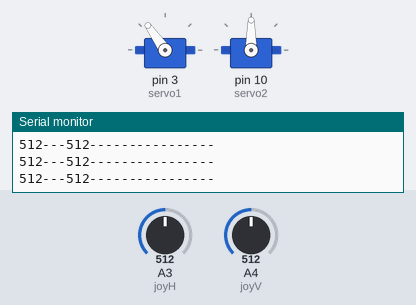
Recording of a sketch running on a simulated Arduino Uno, built with avr-gcc and run on an emulated ATmega328P. Parts: 2 × servo, the last lines printed to the serial monitor. The inputs (shaded band) are chosen by the test bench; at power-on: A3 (joyH) = 512, A4 (joyV) = 512.

Above: at 4.3 s.
4.4 s: A3 (joyH) set to 716
At 5.3 s:
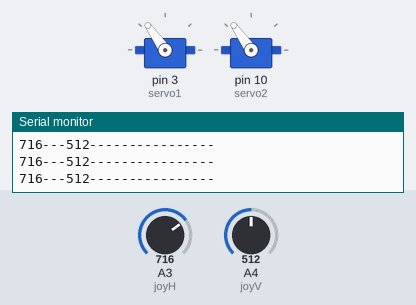
5.9 s: A4 (joyV) set to 716
At 7.1 s:
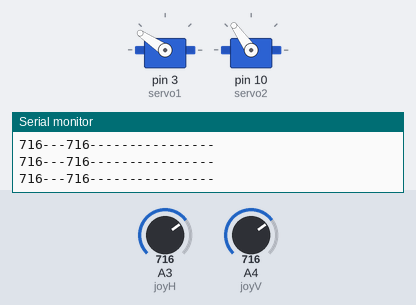
7.4 s: A3 (joyH) set to 900
At 7.7 s:
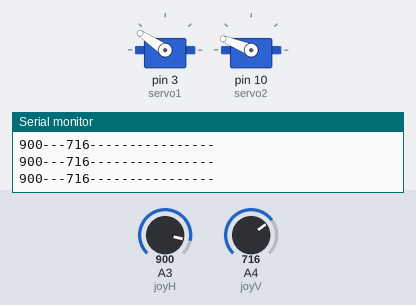
8.9 s: A4 (joyV) set to 900
At 9.6 s:
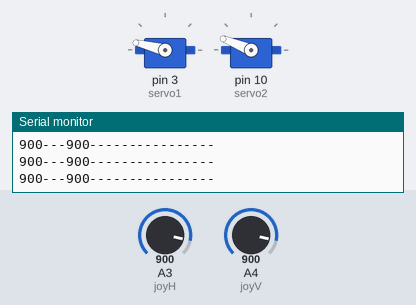
10.4 s: A3 (joyH) set to 1023
At 11.5 s:
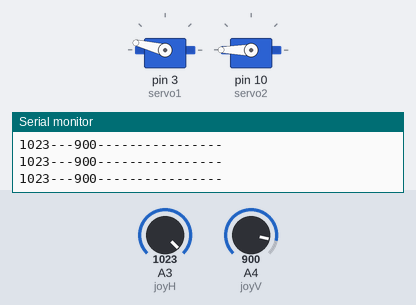
11.9 s: A4 (joyV) set to 1023
At 13.2 s:
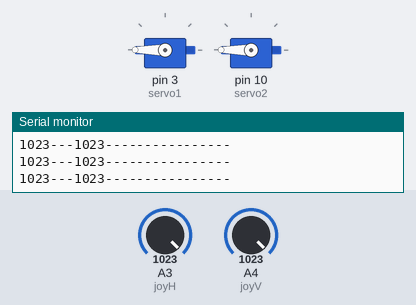
Timing chart, 0 to 14.4 s (numbered marks = the images above; inputs shaded):
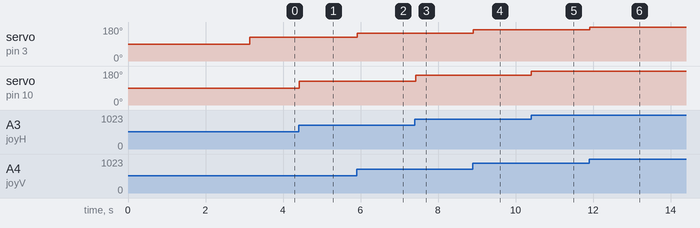

Measured:
- after the input at 4.4 s, servo on pin 10 (servo2): 90° → 125° at once
- after the input at 5.9 s, servo on pin 3 (servo1): 125° → 146° at once
- after the input at 7.4 s, servo on pin 10 (servo2): 125° → 158° at once
- after the input at 8.9 s, servo on pin 3 (servo1): 146° → 166° at once
- after the input at 10.4 s, servo on pin 10 (servo2): 158° → 180° at once
- after the input at 11.9 s, servo on pin 3 (servo1): 166° → 180° at once

The sketch:

with_lcd_display.ino
```cpp
#include <Servo.h>

const int servo1 = 3;       // first servo
const int servo2 = 10;       // second servo
const int joyH = 3;        // L/R Parallax Thumbstick
const int joyV = 4;        // U/D Parallax Thumbstick

int servoVal;           // variable to read the value from the analog pin

Servo myservo1;  // create servo object to control a servo
Servo myservo2;  // create servo object to control a servo


const int TxPin = 6;

#include <SoftwareSerial.h>
SoftwareSerial mySerial = SoftwareSerial(255, TxPin);


void setup() {

  pinMode(TxPin, OUTPUT);
  digitalWrite(TxPin, HIGH);

  mySerial.begin(9600);
  delay(100);
  mySerial.write(12);                 // Clear
  mySerial.write(17);                 // Turn backlight on
  delay(5);                           // Required delay
  mySerial.print("Hello, world...");  // First line
  mySerial.write(13);                 // Form feed
  mySerial.print("from Parallax!");   // Second line
  mySerial.write(212);                // Quarter note
  mySerial.write(220);                // A tone
  delay(3000);                        // Wait 3 seconds
  mySerial.write(18);                 // Turn backlight off

  // Servo
  myservo1.attach(servo1);  // attaches the servo
  myservo2.attach(servo2);  // attaches the servo

  // Inizialize Serial
  Serial.begin(9600);
}


void loop(){

    // Display Joystick values using the serial monitor
    outputJoystick();

    // Read the horizontal joystick value  (value between 0 and 1023)
    servoVal = analogRead(joyH);
    servoVal = map(servoVal, 0, 1023, 0, 180);     // scale it to use it with the servo (result  between 0 and 180)

    myservo2.write(servoVal);                         // sets the servo position according to the scaled value

    // Read the horizontal joystick value  (value between 0 and 1023)
    servoVal = analogRead(joyV);
    servoVal = map(servoVal, 0, 1023, 70, 180);     // scale it to use it with the servo (result between 70 and 180)

    myservo1.write(servoVal);                           // sets the servo position according to the scaled value

    delay(15);                                       // waits for the servo to get there

}


/**
* Display joystick values
*/
void outputJoystick(){

    Serial.print(analogRead(joyH));
    Serial.print ("---");
    Serial.print(analogRead(joyV));
    Serial.println ("----------------");
}
```
